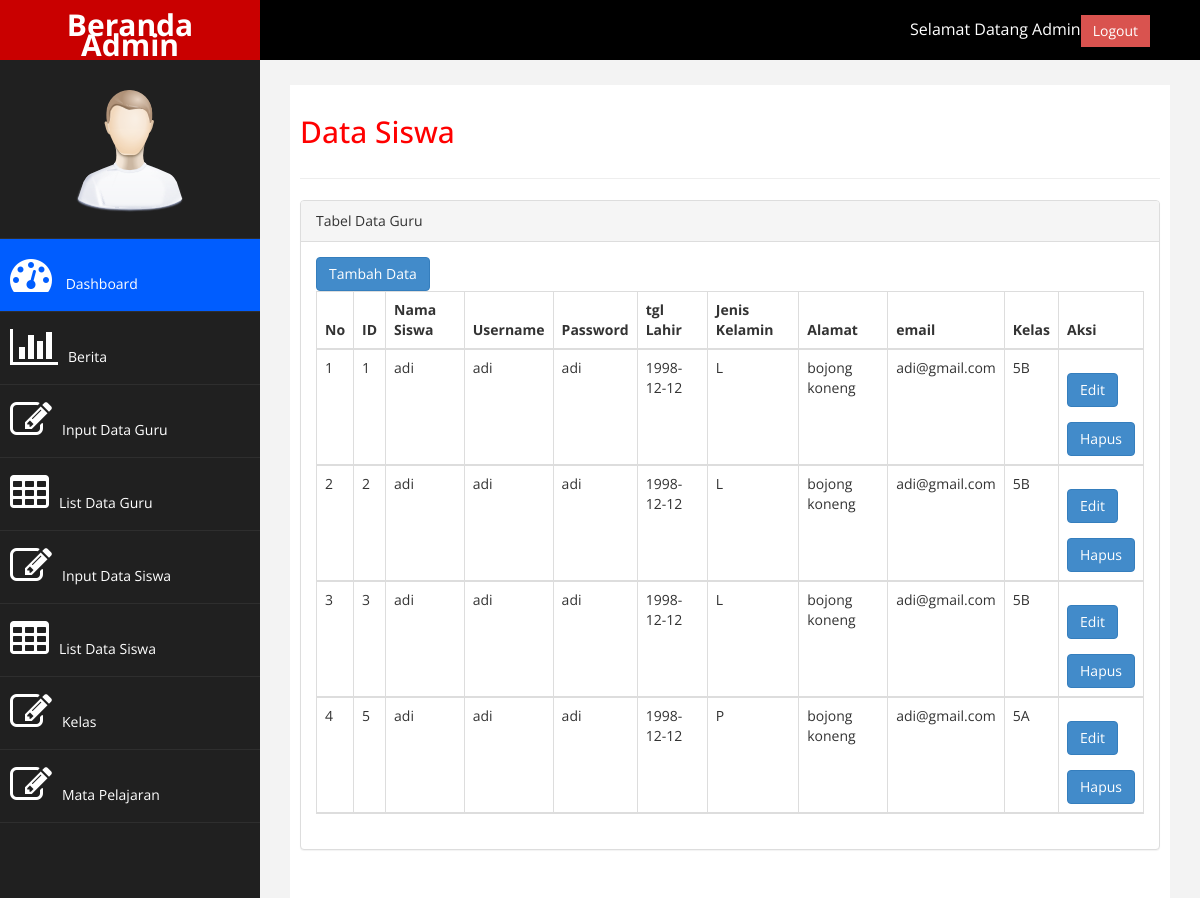
Page /list_siswa.php on the committed database.
### tables this page shows
CREATE TABLE `siswa` (
  `id_siswa` int(11) NOT NULL,
  `nama` varchar(100) NOT NULL,
  `username` varchar(100) NOT NULL,
  `password` varchar(50) NOT NULL,
  `tgl_lahir` date NOT NULL,
  `jenis_kelamin` enum('L','P') NOT NULL,
  `alamat` text NOT NULL,
  `email` varchar(100) NOT NULL,
  `kelas` varchar(10) NOT NULL
);

### list_siswa.php (the view, shortened to what this page needs)
<?php
    include "koneksi.php";
?>
<!DOCTYPE html>
<html xmlns="http://www.w3.org/1999/xhtml">
<head>
    <link href="assets/css/bootstrap.css" rel="stylesheet" />
    <link href="assets/css/font-awesome.css" rel="stylesheet" />
    <link href="assets/js/morris/morris-0.4.3.min.css" rel="stylesheet" />
    <link href="assets/css/custom.css" rel="stylesheet" />
</head>
<body>
    <div id="wrapper">
        <nav class="navbar navbar-default navbar-cls-top " role="navigation" style="margin-bottom: 0">
            <div class="navbar-header">
                <a class="navbar-brand" href="beranda_admin.php">Beranda Admin</a>
            </div>
  <div style="color: white;
padding: 15px 50px 5px 50px;
float: right;
font-size: 16px;">Selamat Datang Admin<a href="logout_admin.php" class="btn btn-danger square-btn-adjust">Logout</a> </div>
        </nav>
                <nav class="navbar-default navbar-side" role="navigation">
            <div class="sidebar-collapse">
                <ul class="nav" id="main-menu">
				<li class="text-center">
                    <img src="assets/img/find_user.png" class="user-image img-responsive"/>
					</li>
                    <li>
                        <a class="active-menu"  href="beranda_admin.php"><i class="fa fa-dashboard fa-3x"></i> Dashboard</a>
                    </li>
                    <li>
                        <a  href="berita.php"><i class="fa fa-bar-chart-o fa-3x"></i>Berita</a>
                    </li>
                    <li>
                        <a  href="data_guru.php"><i class="fa fa-edit fa-3x"></i>Input Data Guru</a>
                    </li>
                     <li>
                        <a  href="list_guru.php"><i class="fa fa-table fa-3x"></i>List Data Guru</a>
                    </li>
					<li>
                        <a   href="data_siswa.php"><i class="fa fa-edit fa-3x"></i>Input Data Siswa</a>
                    </li>
                    <li>
                        <a  href="list_siswa.php"><i class="fa fa-table fa-3x"></i>List Data Siswa</a>
                    </li>
                    <li  >
                        <a  href="kelas.php"><i class="fa fa-edit fa-3x"></i>Kelas</a>
                    </li>
                     <li>
                        <a  href="mapel.php"><i class="fa fa-edit fa-3x"></i>Mata Pelajaran</a>
                    </li>
                </ul>
            </div>
        </nav>
        <div id="page-wrapper" >
            <div id="page-inner">
                <div class="row">
                    <div class="col-md-12">
                     <h2>Data Siswa</h2>
                    </div>
                </div>
                 <hr />
                <div class="col-md-3 col-sm-6 col-xs-6"> </div>
<div class="row">
                <div class="col-md-12">
                    <div class="panel panel-default">
                        <div class="panel-heading">
                             Tabel Data Guru
                        </div>
                        <div class="panel-body">
                            <div class="table-responsive">
                                <table class="table table-striped table-bordered table-hover" id="dataTables-example">
                                    <thead>
                                        <tr>
                                            <a class="btn btn-primary " href="data_siswa.php">Tambah Data</a>
                                        </tr>
                                        <tr>
                                            <th>No</th>
                                            <th>ID</th>
                                            <th>Nama Siswa</th>
                                            <th>Username</th>
                                            <th>Password</th>
                                            <th>tgl Lahir</th>
                                            <th>Jenis Kelamin</th>
                                            <th>Alamat</th>
                                            <th>email</th>
                                            <th>Kelas</th>
                                            <th>Aksi</th>
                                        </tr>
                                        <?php
                                        $no = 1;
                                        $qry = mysqli_query($koneksi,"SELECT * FROM siswa");
                                        while($data=mysqli_fetch_array($qry)) {
                                        ?>
                                        <tr>
                                            <td><?php echo $no++; ?></td>
                                            <td><?php echo $data['id_siswa'];?></td>
                                            <td><?php echo $data['nama'];?></td>
                                            <td><?php echo $data['username'];?></td>
                                            <td><?php echo $data['password'];?></td>
                                            <td><?php echo $data['tgl_lahir'];?></td>
                                            <td><?php echo $data['jenis_kelamin'];?></td>
                                            <td><?php echo $data['alamat'];?></td>
                                            <td><?php echo $data['email'];?></td>
                                            <td><?php echo $data['kelas'];?></td>
                                            <td>
                                                <a class="btn btn-primary " href="edit_siswa.php?id=<?php echo $data['id_siswa'];?>">Edit</a>
                                                <a class="btn btn-primary " onclick="return confirm('Anda Yakin ?')" href="hapus_siswa.php?id=<?php echo $data['id_siswa']; ?>">Hapus</a>
                                            </td>
                                        </tr>
                                        <?php } ?>
                                    </thead>
                                </table>
                            </div>
                        </div>
                    </div>
            </div>
        </div>
</body>
</html>

### assets/css/custom.css (style rules this page uses)
body { font-family: 'Open Sans', sans-serif; }
#wrapper { width: 100%; background:#202020; }
#page-wrapper { padding: 15px 15px; min-height: 600px; background:#F3F3F3; }
#page-inner { width:100%; margin:10px 20px 10px 0px; background-color:#fff!important; padding:10px; min-height:1200px; }
.text-center { text-align:center; }
h2 { color: #f00; }
.square-btn-adjust { border: 0px solid transparent; -webkit-border-radius: 0px; -moz-border-radius: 0px; border-radius: 0px; }
.user-image { margin: 25px auto; -webkit-border-radius: 10px; -moz-border-radius: 10px; border-radius: 10px; max-height:170px; max-width:170px; }
.navbar-cls-top .navbar-brand { color: #fff; background: #005dff; width: 260px; text-align: center; height: 60px; font-size: 30px; font-weight: 700; }
.active-menu { background-color:#005dff!important; }
.sidebar-collapse , .sidebar-collapse .nav { background:none; }
.sidebar-collapse .nav { padding:0; }
.sidebar-collapse .nav > li > a { color:#fff; background:#202020; text-shadow:none; }
.sidebar-collapse > .nav > li > a { padding:15px 10px; }
.sidebar-collapse > .nav > li { border-bottom: 1px solid rgba(107, 108, 109, 0.19); }
.navbar-side { border:none; background-color: #202020; }
.navbar-cls-top { background:#000; border-bottom:none; }
.navbar-default { border:0px solid black; }
.navbar-header { background: #A70303; }
.nav > li > a > i { margin-right:10px; }
@media (min-width:768px) { #page-wrapper { margin: 0 0 0 260px; padding: 15px 30px; min-height: 1200px; } }
@media (min-width:768px) { .navbar-side { z-index: 1; position: absolute; width: 260px; } }
@media (min-width:768px) { .navbar { border-radius: 0px; } }

### rows in the picture
siswa: id_siswa "1", nama "adi", username "adi", password "adi", tgl_lahir "1998-12-12", jenis_kelamin "L", alamat "bojong koneng", email "adi@gmail.com", kelas "5B"
siswa: id_siswa "2", nama "adi", username "adi", password "adi", tgl_lahir "1998-12-12", jenis_kelamin "L", alamat "bojong koneng", email "adi@gmail.com", kelas "5B"
siswa: id_siswa "3", nama "adi", username "adi", password "adi", tgl_lahir "1998-12-12", jenis_kelamin "L", alamat "bojong koneng", email "adi@gmail.com", kelas "5B"
siswa: id_siswa "5", nama "adi", username "adi", password "adi", tgl_lahir "1998-12-12", jenis_kelamin "P", alamat "bojong koneng", email "adi@gmail.com", kelas "5A"
